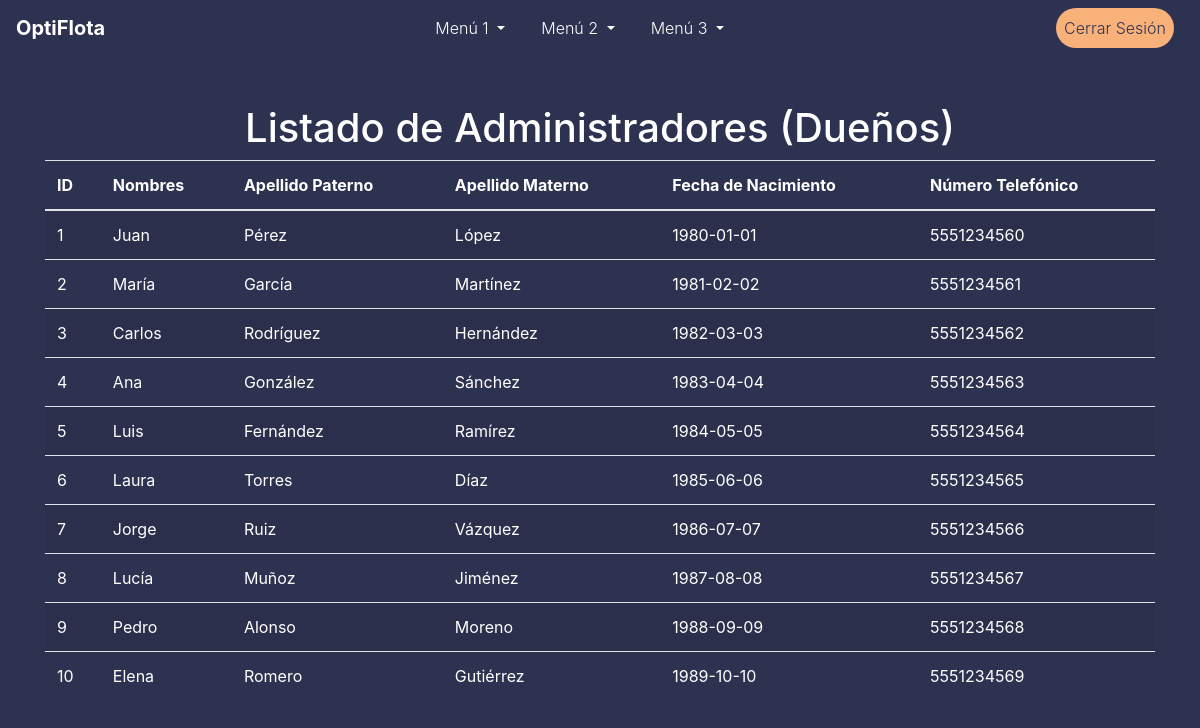
Screenshot of /admin/list_admins (signed in) with the database file from the repository.
### models.py (models this page shows)
class Admin(db.Model):
    id = db.Column(db.Integer, primary_key=True)
    nombres = db.Column(db.String(50), nullable=False)
    apellido_paterno = db.Column(db.String(50), nullable=False)
    apellido_materno = db.Column(db.String(50), nullable=False)
    fecha_nacimiento = db.Column(db.Date, nullable=False)
    numero_telefonico = db.Column(db.String(20), nullable=False)

### routes/admin_routes.py (the view)
@admin_routes.route('/list_admins')
@login_required
def list_admins():
    admins = Admin.query.all()
    return render_template('list_admins.html', admins=admins)

### app.py (called while the page is built)
@login_manager.user_loader
def load_user(user_id):
    return User.query.get(int(user_id))

### templates/list_admins.html (shortened to what this page needs)
{% extends "topmenu_template.html" %}
{% block content %}
<div class="container mt-5">
    <h1 class="text-center">Listado de Administradores (Dueños)</h1>
    <table class="table table-striped text-white">
        <thead>
            <tr>
                <th>ID</th>
                <th>Nombres</th>
                <th>Apellido Paterno</th>
                <th>Apellido Materno</th>
                <th>Fecha de Nacimiento</th>
                <th>Número Telefónico</th>
            </tr>
        </thead>
        <tbody>
            {% for admin in admins %}
                <tr>
                    <td>{{ admin.id }}</td>
                    <td>{{ admin.nombres }}</td>
                    <td>{{ admin.apellido_paterno }}</td>
                    <td>{{ admin.apellido_materno }}</td>
                    <td>{{ admin.fecha_nacimiento }}</td>
                    <td>{{ admin.numero_telefonico }}</td>
                </tr>
            {% endfor %}
        </tbody>
    </table>
</div>
{% endblock %}

### static/css/styles.css (style rules this page uses)
:root { --color-fondo: #424769; --color-fondo-mas-fondo: #2d3250; --color-texto: #ffffff; --color-relleno-textbox: #676f9d; --color-boton: #f9b17a; }
body { background-color: var(--color-fondo-mas-fondo); color: var(--color-texto); }

### rows the page displays
Admin: id "1", nombres "Juan", apellido_paterno "Pérez", apellido_materno "López", fecha_nacimiento "1980-01-01", numero_telefonico "5551234560"
Admin: id "2", nombres "María", apellido_paterno "García", apellido_materno "Martínez", fecha_nacimiento "1981-02-02", numero_telefonico "5551234561"
Admin: id "3", nombres "Carlos", apellido_paterno "Rodríguez", apellido_materno "Hernández", fecha_nacimiento "1982-03-03", numero_telefonico "5551234562"
Admin: id "4", nombres "Ana", apellido_paterno "González", apellido_materno "Sánchez", fecha_nacimiento "1983-04-04", numero_telefonico "5551234563"
Admin: id "5", nombres "Luis", apellido_paterno "Fernández", apellido_materno "Ramírez", fecha_nacimiento "1984-05-05", numero_telefonico "5551234564"
Admin: id "6", nombres "Laura", apellido_paterno "Torres", apellido_materno "Díaz", fecha_nacimiento "1985-06-06", numero_telefonico "5551234565"
Admin: id "7", nombres "Jorge", apellido_paterno "Ruiz", apellido_materno "Vázquez", fecha_nacimiento "1986-07-07", numero_telefonico "5551234566"
Admin: id "8", nombres "Lucía", apellido_paterno "Muñoz", apellido_materno "Jiménez", fecha_nacimiento "1987-08-08", numero_telefonico "5551234567"
Admin: id "9", nombres "Pedro", apellido_paterno "Alonso", apellido_materno "Moreno", fecha_nacimiento "1988-09-09", numero_telefonico "5551234568"
Admin: id "10", nombres "Elena", apellido_paterno "Romero", apellido_materno "Gutiérrez", fecha_nacimiento "1989-10-10", numero_telefonico "5551234569"
